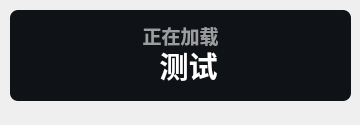
<?xml version="1.0" encoding="UTF-8"?>
<ui version="4.0">
 <class>Theme</class>
 <widget class="QWidget" name="Form">
  <property name="geometry">
   <rect>
    <x>0</x>
    <y>0</y>
    <width>360</width>
    <height>125</height>
   </rect>
  </property>
  <property name="minimumSize">
   <size>
    <width>0</width>
    <height>100</height>
   </size>
  </property>
  <property name="maximumSize">
   <size>
    <width>16777215</width>
    <height>65536</height>
   </size>
  </property>
  <property name="windowTitle">
   <string>当前活动</string>
  </property>
  <widget class="QPushButton" name="subject">
   <property name="geometry">
    <rect>
     <x>10</x>
     <y>40</y>
     <width>341</width>
     <height>51</height>
    </rect>
   </property>
   <property name="font">
    <font>
     <family>Microsoft YaHei UI</family>
     <pointsize>22</pointsize>
     <weight>75</weight>
     <bold>true</bold>
    </font>
   </property>
   <property name="styleSheet">
    <string notr="true">QPushButton {
        qproperty-iconSize: 24px;
        color: white;
		border: none;
		color: rgba(255, 255, 255, 255);
		font-weight: bold
    }
</string>
   </property>
   <property name="text">
    <string>  测试</string>
   </property>
   <property name="icon">
    <iconset>
     <normaloff>../../../img/it.svg</normaloff>../../../img/it.svg</iconset>
   </property>
   <property name="iconSize">
    <size>
     <width>24</width>
     <height>24</height>
    </size>
   </property>
  </widget>
  <widget class="QLabel" name="blurEffect">
   <property name="geometry">
    <rect>
     <x>170</x>
     <y>40</y>
     <width>35</width>
     <height>35</height>
    </rect>
   </property>
   <property name="styleSheet">
    <string notr="true">background-color: rgb(15, 18, 22);
border-radius:20px</string>
   </property>
   <property name="text">
    <string/>
   </property>
  </widget>
  <widget class="QLabel" name="sub_title">
   <property name="geometry">
    <rect>
     <x>30</x>
     <y>0</y>
     <width>301</width>
     <height>71</height>
    </rect>
   </property>
   <property name="font">
    <font>
     <family>Microsoft YaHei UI</family>
     <pointsize>14</pointsize>
     <weight>75</weight>
     <bold>true</bold>
    </font>
   </property>
   <property name="styleSheet">
    <string notr="true">color: rgba(255, 255, 255, 150);
font-weight: bold;</string>
   </property>
   <property name="text">
    <string>正在加载</string>
   </property>
   <property name="textFormat">
    <enum>Qt::PlainText</enum>
   </property>
   <property name="alignment">
    <set>Qt::AlignCenter</set>
   </property>
  </widget>
  <widget class="QLabel" name="backgnd">
   <property name="geometry">
    <rect>
     <x>10</x>
     <y>10</y>
     <width>341</width>
     <height>91</height>
    </rect>
   </property>
   <property name="styleSheet">
    <string notr="true">background-color: rgba(15, 18, 22, 255);
border-radius: 8px</string>
   </property>
   <property name="text">
    <string/>
   </property>
  </widget>
  <zorder>backgnd</zorder>
  <zorder>blurEffect</zorder>
  <zorder>sub_title</zorder>
  <zorder>subject</zorder>
 </widget>
 <resources/>
 <connections/>
</ui>
